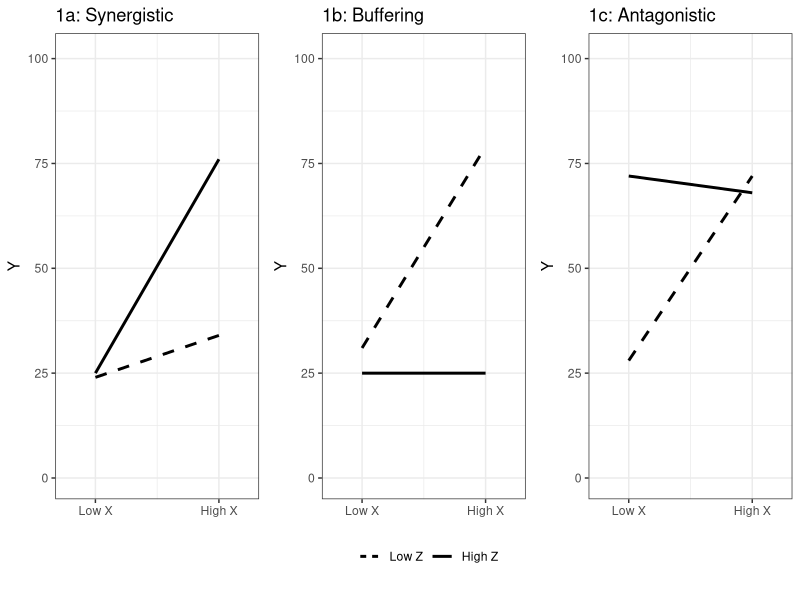

Generate this figure with R:
#InterActive paper Sample plots
require(ggplot2)
#extract legend
#https://github.com/hadley/ggplot2/wiki/Share-a-legend-between-two-ggplot2-graphs
g_legend<-function(a.gplot){
  tmp <- ggplot_gtable(ggplot_build(a.gplot))
  leg <- which(sapply(tmp$grobs, function(x) x$name) == "guide-box")
  legend <- tmp$grobs[[leg]]
  return(legend)}
# A different data set
df1 <- data.frame(
  sex = factor(c("Female","Female","Male","Male")),
  time = factor(c("Lunch","Dinner","Lunch","Dinner"), levels=c("Lunch","Dinner")),
  total_bill = c(13.53, 16.81, 16.24, 17.42)
)

# A basic graph
lp <- ggplot(data=df1, aes(x=time, y=total_bill, group=sex, linetype=sex)) + geom_line(size=1) + theme_bw() + theme(legend.position = c(.53, 0.8), legend.direction = "horizontal")

# Change the legend
lp2<-lp + scale_linetype_discrete(name = element_blank(),
                          breaks=c("Male", "Female"),
                          labels=c("Low Z", "High Z"))


mylegend<-g_legend(lp2)

#Figure 1
#SEE sampleplots.xls FOR MORE DETAIL

baseplot.ord<-ggplot() + 
  ylim(0,101) +
  ylab("Y") +
  xlab("") +
  scale_x_continuous(limits = c(-1.5, 1.5),
                     breaks = c(-1, 1),
                     labels = c("Low X","High X")) +
  theme(
        text = element_text("Helvetica"),
        panel.grid.minor = element_blank(), 
        panel.grid.major = element_line(colour="#CDCDCD",size=0.25),
        panel.background = element_rect(fill = "transparent",colour = "black")) +
  theme(legend.position="bottom") +
  # geom_vline(xintercept = -2, linetype = "dashed", size = .5) +
  # geom_vline(xintercept = -1, linetype = "dashed", size = .5) +
  # geom_vline(xintercept = 1, linetype = "dashed", size = .5) +
  # geom_vline(xintercept = 2, linetype = "dashed", size= .5) +
  theme_bw()

baseplot.disord<-ggplot() + 
  ylim(0,101) +
  ylab("Y") +
  xlab("") +
  scale_x_continuous(limits = c(-2.5, 2.5),
                     breaks = c(-2, 2),
                     labels = c("Low X","High X")) +
  theme(
        panel.grid.minor = element_blank(), 
        panel.grid.major = element_line(colour="#CDCDCD",size=0.25),
        panel.background = element_rect(fill = "transparent",colour = "black")) +
  theme(legend.position="bottom") +
  geom_vline(xintercept = -2, linetype = "dashed", size = .5) +
  geom_vline(xintercept = -1, linetype = "dashed", size = .5) +
  geom_vline(xintercept = 1, linetype = "dashed", size = .5) +
  geom_vline(xintercept = 2, linetype = "dashed", size = .5) +
  theme_bw()


# Ordinal plots -----------------------------------------------------------

  synplot<-baseplot.ord + 
  #Z high
    geom_segment(aes(x = -1, y = 25,
          xend = 1, yend = 76),
      linetype = "solid", size = 1) +
  #Z low
  geom_segment(aes(x = -1, y = 24,
                   xend = 1, yend = 34),
               linetype = "dashed", size = 1) +
  theme(
    text = element_text("Helvetica")) +
    ggtitle("1a: Synergistic")

#Y = (25 - 10*Z) + (15 + 5*Z)*X
  buffplot<-baseplot.ord + 
    geom_segment(aes(x = -1, y = 25,
                     xend = 1, yend = 25),
                 linetype = "solid", size = 1) +
    geom_segment(aes(x = -1, y = 31,
                     xend = 1, yend = 79),
                 linetype = "dashed", size = 1) +
    theme(
      text = element_text("Helvetica")) +
    ggtitle("1b: Buffering")
  
  antplot<-baseplot.ord + 
    geom_segment(aes(x = -1, y = 72,
                     xend = 1, yend = 68),
                 linetype = "solid", size = 1) +
    geom_segment(aes(x = -1, y = 28,
                     xend = 1, yend = 72),
                 linetype = "dashed", size = 1) +
    theme(
      text = element_text("Helvetica")) +
    ggtitle("1c: Antagonistic")
  
  # crossoverplot<-baseplot.ord + 
  #   geom_segment(aes(x = -1, y = 75,
  #                    xend = 1, yend = 45),
  #                linetype = "solid", size = 1) +
  #   geom_segment(aes(x = -1, y = 30,
  #                    xend = 1, yend = 80),
  #                linetype = "dashed", size = 1) +
  #   ggtitle("1d. Crossover")
  

  # Disrdinal plots -----------------------------------------------------------
  synplot.disord<-baseplot.disord + 
    geom_segment(aes(x = -2, y = 1,
                     xend = 2, yend = 101),
                 linetype = "solid", size = 1) +
    geom_segment(aes(x = -2, y = 19,
                     xend = 2, yend = 39),
                 linetype = "dashed", size = 1) +
    ggtitle("1d. Synergistic")
  
  buffplot.disord<-baseplot.disord + 
    geom_segment(aes(x = -2, y = 25,
                     xend = 2, yend = 25),
                 linetype = "solid", size = 1) +
    geom_segment(aes(x = -2, y = 7,
                     xend = 2, yend = 91),
                 linetype = "dashed", size = 1) +
    ggtitle("1e. Buffering")
  
  antplot.disord<-baseplot.disord + 
    geom_segment(aes(x = -2, y = 74,
                     xend = 2, yend = 66),
                 linetype = "solid", size = 1) +
    geom_segment(aes(x = -2, y = 6,
                     xend = 2, yend = 94),
                 linetype = "dashed", size = 1) +
    ggtitle("1f. Antagonistic")

require(gridExtra)
g1<-grid.arrange(arrangeGrob(synplot,
                         buffplot,
                         antplot,
                         nrow=1),
                 mylegend, nrow=2,heights=c(10, 1))

ggsave("fig1.pdf",g1,width = 7, height = 4, units = "in")